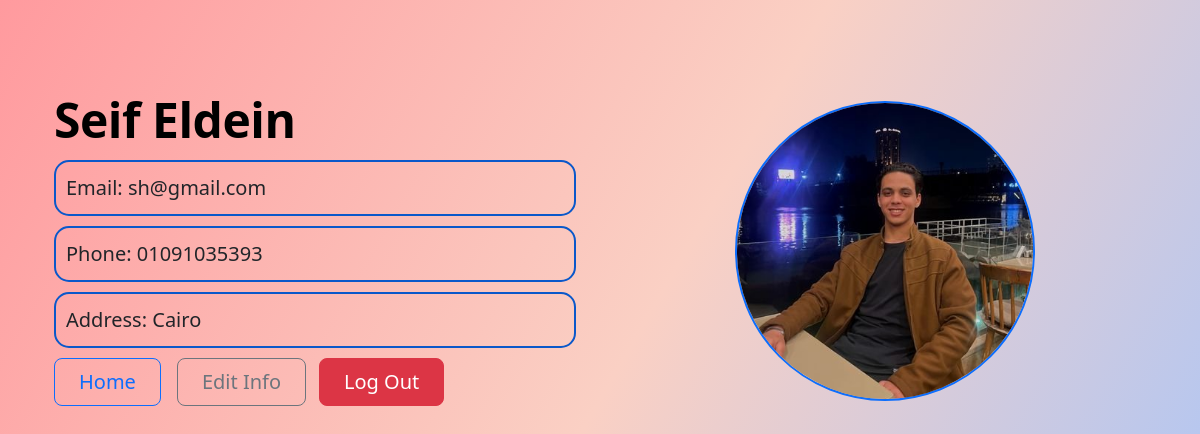
Page /user/personal-info (signed in) on the earlier database version.
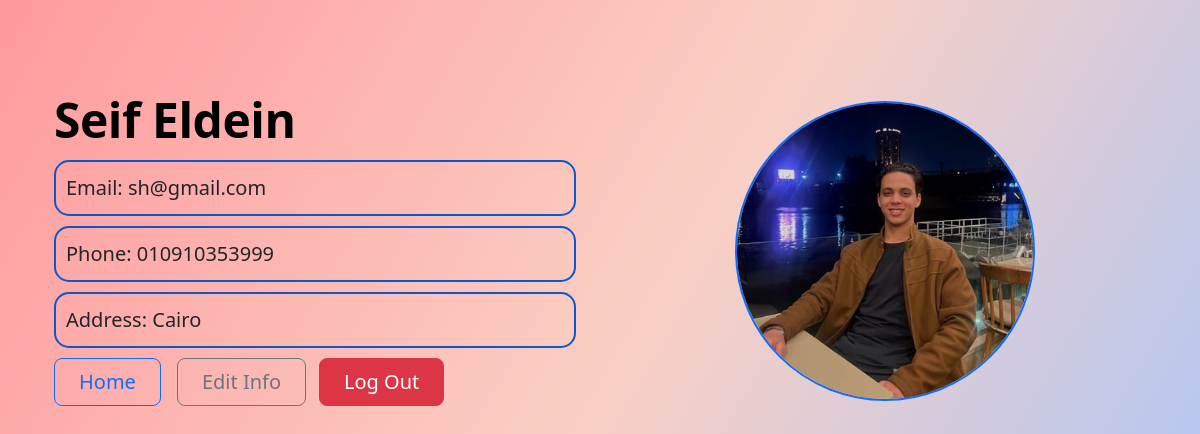
Same page on the later database version.
### app.py (models this page shows, shortened)
class User(db.Model):
    id = db.Column(db.Integer, primary_key=True)
    username = db.Column(db.String(20), nullable=False)
    email = db.Column(db.String(70), nullable=False)
    password = db.Column(db.String(60), nullable=False)
    photo = db.Column(db.String(20), nullable=True, default='default.jpg')
    Address = db.Column(db.String(100), nullable=False)
    Phone = db.Column(db.String(15), nullable=False)
    gender = db.Column(db.String(1), nullable=False)

### app.py (the view)
@app.route('/user/personal-info')
def personal_info():
    if 'user_id' not in session:
        return redirect(url_for('login'))
    user = User.query.get(session['user_id'])
    return render_template('personal_info.html', user=user, title='Personal Info', style='register_signin.css', script='script.js')

### templates/personal_info.html (shortened to what this page needs)
{% extends "base.html" %}
{% block content %}
<div class="container col-xxl-8 px-4 py-5">
    <div class="row flex-lg-row-reverse align-items-center g-5 py-5">
        <div  class="col-10 col-sm-8 col-lg-6"> <img id="personal-info-pic"  src="{{ url_for('static', filename='profile_pics/' ~ user.photo) }}" class="d-block mx-lg-auto img-fluid"
                alt="{{ user.username }}" width="700" loading="lazy"> </div>
        <div class="col-lg-6">
            <h1 class="display-5 fw-bold text-body-emphasis lh-1 mb-3" id="user-name"> {{user.username}} </h1>
            <div class="personal lead">Email: {{user.email}}</div>
            <div class="personal lead">Phone: {{user.Phone}}</div>
            <div class="personal lead">Address: {{user.Address}}</div>
            <div class="d-grid gap-2 d-md-flex justify-content-md-start">
                    <a href="{{ url_for('Home') }}"><button type="button" class="btn btn-outline-primary btn-lg px-4 me-md-2 header-list"> Home </button> </a>
                    <a href="{{ url_for('Edit_Info') }}"><button type="button" class="btn btn-outline-secondary btn-lg px-4 header-list">Edit Info</button></a>
                    <a href="{{ url_for('logout') }}"><button type="button" class="btn btn-danger btn-lg px-4 header-list">Log Out</button></a>
                 </div>
        </div>
    </div>
</div>
{% endblock %}

Differences in the rows shown:
changed User "Seif Eldein": Phone "01091035393" → "010910353999"
